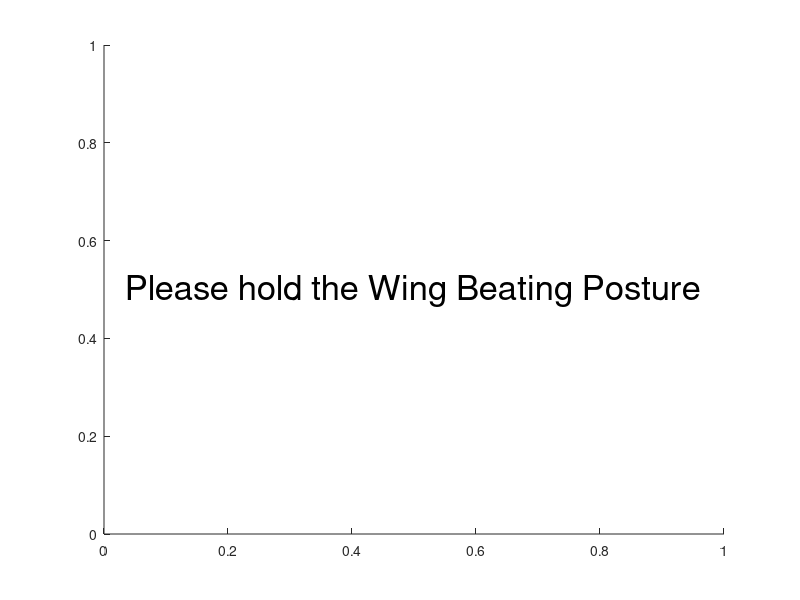

MATLAB code for this plot:
function Posture()

th = text(0.5,0.5,'Please hold the Wing Beating Posture', 'FontSize', 25);
set(th,'visible','on','HorizontalAlignment','center','VerticalAlignment','middle');
drawnow